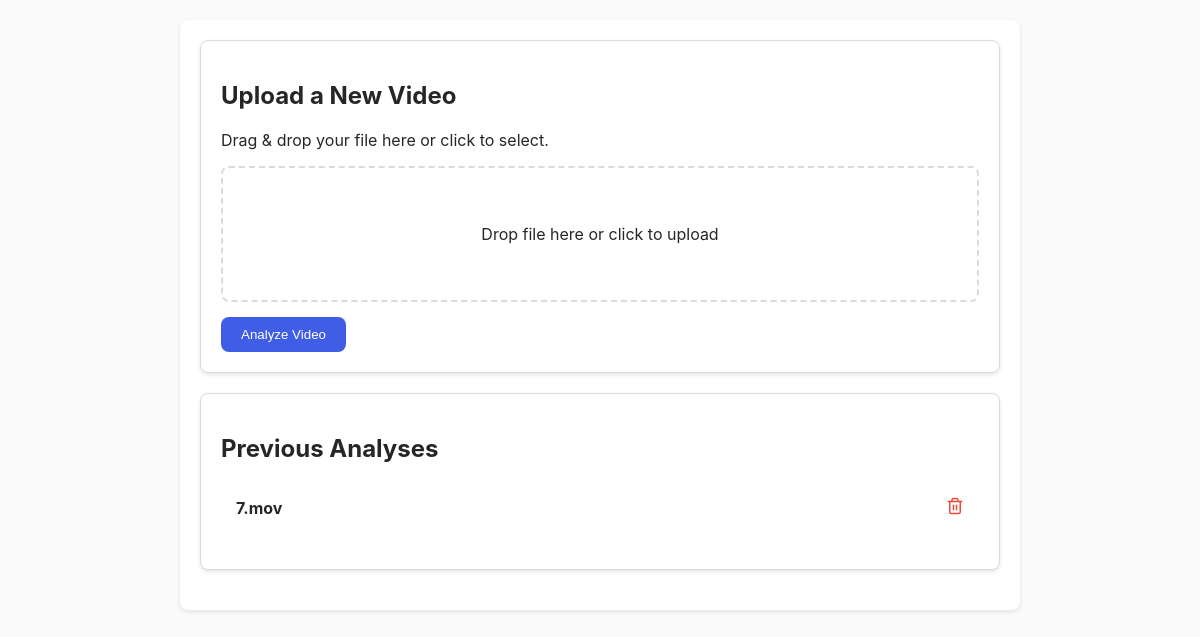
/, run on an earlier commit of the app's database.
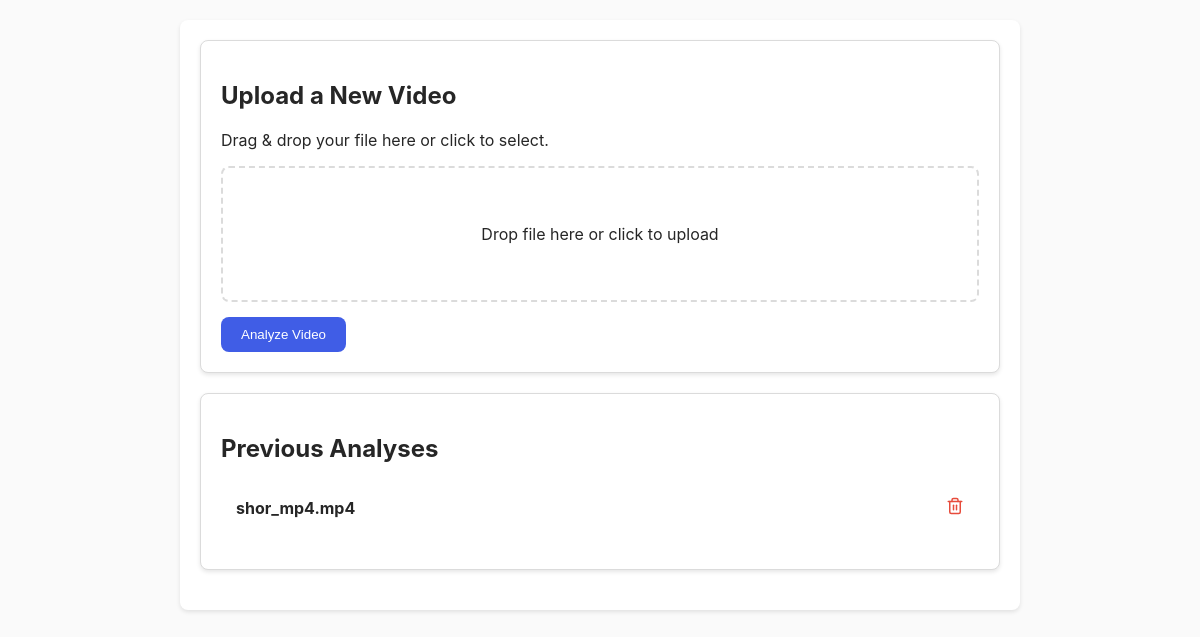
And on a later commit of the database.
### tables this page shows
CREATE TABLE videos (
        id INTEGER PRIMARY KEY AUTOINCREMENT,
        filename TEXT NOT NULL,
        original_filename TEXT NOT NULL,
        file_size INTEGER NOT NULL,
        mime_type TEXT NOT NULL,
        upload_url TEXT,
        transcript TEXT,
        created_at TIMESTAMP DEFAULT CURRENT_TIMESTAMP
    );

### app/main.py (the view)
@app.get("/", response_class=HTMLResponse)
async def read_root(request: Request):
    conn = get_db_connection()
    videos_cursor = conn.execute("SELECT id, original_filename, created_at FROM videos ORDER BY created_at DESC")
    videos = videos_cursor.fetchall()
    conn.close()
    return templates.TemplateResponse("index.html", {"request": request, "videos": videos})

### app/templates/index.html (shortened to what this page needs)
{% extends "base.html" %}
{% block content %}
<div class="container">
    <div class="upload-section card" x-data="fileUpload()">
        <h2>Upload a New Video</h2>
        <p>Drag & drop your file here or click to select.</p>
        <div
            class="drop-area"
            :class="{ 'drag-over': isDragging }"
            @dragover.prevent="isDragging = true"
            @dragleave.prevent="isDragging = false"
            @drop.prevent="handleDrop"
            @click="$refs.fileInput.click()"
        >
            <p x-show="!fileName">Drop file here or click to upload</p>
        </div>
        <button @click="submitForm" :disabled="!file || isUploading" class="button">
            <span x-show="!isUploading">Analyze Video</span>
        </button>
    </div>
    <div class="previous-videos-section card" x-data="videoList()">
        <h2>Previous Analyses</h2>
        {% if videos %}
            <ul class="video-list">
                {% for video in videos %}
                <li class="video-list-item" style="display: flex; align-items: center;">
                    <a href="/video/{{ video.id }}" style="flex-grow: 1; text-decoration: none; color: inherit; display: flex; justify-content: space-between; padding: 15px;">
                        <span class="filename">{{ video.original_filename }}</span>
                    </a>
                    <button @click.prevent.stop="deleteVideo({{ video.id }}, $event)" class="delete-button" style="background: none; border: none; cursor: pointer; color: #e74c3c; padding: 0 15px;">
                    </button>
                </li>
                {% endfor %}
            </ul>
        {% endif %}
    </div>
</div>
{% endblock %}

What changed in the data, as far as the page shows it:
removed videos: original_filename "7.mov"
added videos: original_filename "shor_mp4.mp4"
